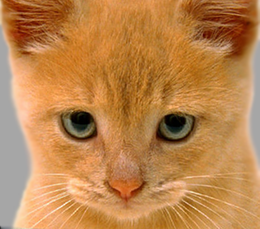
%> input picture data/cat.bmp, 260 x 229 px, shrunk from 410 x 361 before the run
$ octave proj1_test_filtering.m   (GNU Octave 9; MATLAB toolbox functions it lacks are replaced by stand-ins)
%> lines starting %> are read from the running program, lines starting %| are printed output that depends on the picture
### code/my_imfilter.m

function output = my_imfilter(image, filter)
%Elapsed time is 1.170535 seconds.
filter_rows = size(filter, 1);
filter_cols = size(filter, 2);

half_filter_rows = floor(filter_rows/2);% half row of filter
half_filter_cols = floor(filter_cols/2);% half col of filter

image_rows = size(image, 1);
image_cols = size(image, 2);
image_channels = size(image, 3);

image = padarray(image, [half_filter_rows, half_filter_cols]);

output = zeros(image_rows, image_cols, image_channels);% initial output size first

for channel = 1:image_channels
    for row = 1:image_rows
        for col = 1:image_cols
            output(row, col, channel) = sum(sum(image(row:row+filter_rows-1, col:col+filter_cols-1, channel) .* filter));
        end
    end

end

% [23 lines of commented-out code are left out]

### code/proj1_test_filtering.m
% this script has test cases to help you test my_imfilter() which you will
% write. You should verify that you get reasonable output here before using
% your filtering to construct a hybrid image in proj1.m. The outputs are
% all saved and you can include them in your writeup. You can add calls to
% imfilter() if you want to check that my_imfilter() is doing something
% similar.
close all;
clc;
clear;

%% Setup
test_image = im2single(imread('../data/cat.bmp'));
test_image = imresize(test_image, 0.7, 'bilinear'); %resizing to speed up testing
%> test_image: size 161x182x3 single
figure(1)
imshow(test_image)

%% Identify filter
%This filter should do nothing regardless of the padding method you use.
identity_filter = [0 0 0; 0 1 0; 0 0 0];
tic
identity_image  = my_imfilter(test_image, identity_filter);
toc
figure(2); imshow(identity_image);
imwrite(identity_image, 'identity_image.jpg', 'quality', 95);

%% Small blur with a box filter
%This filter should remove some high frequencies
blur_filter = [1 1 1; 1 1 1; 1 1 1];
blur_filter = blur_filter / sum(sum(blur_filter)); %making the filter sum to 1

blur_image = my_imfilter(test_image, blur_filter);

figure(3); imshow(blur_image);
imwrite(blur_image, 'blur_image.jpg', 'quality', 95);

%% Large blur
%This blur would be slow to do directly, so we instead use the fact that
%Gaussian blurs are separable and blur sequentially in each direction.
large_1d_blur_filter = fspecial('Gaussian', [25 1], 10);

large_blur_image = my_imfilter(test_image, large_1d_blur_filter);
%> in my_imfilter (call 3), `image = padarray(image, [half_filter_rows, half_filter_cols]);`:
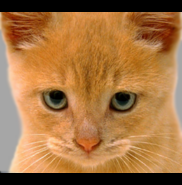
%> image: size 185x182x3 single; mean R, G, B 0.643, 0.452, 0.263
large_blur_image = my_imfilter(large_blur_image, large_1d_blur_filter'); %notice the ' operator which transposes the filter
%> in my_imfilter (call 4), `image = padarray(image, [half_filter_rows, half_filter_cols]);`:
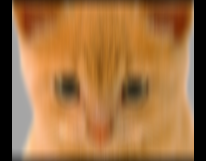
%> image: size 161x206x3 double; mean R, G, B 0.63, 0.444, 0.259
%> after the loop in my_imfilter (call 4), `for channel = 1:image_channels`:
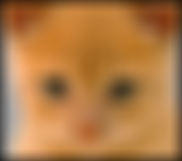
%> output: size 161x182x3 double; mean R, G, B 0.692, 0.484, 0.277

figure(4); imshow(large_blur_image);
imwrite(large_blur_image, 'large_blur_image.jpg', 'quality', 95);

% %If you want to see how slow this would be to do naively, try out this
% %equivalent operation:
% tic %tic and toc run a timer and then print the elapsted time
% large_blur_filter = fspecial('Gaussian', [25 25], 10);
% large_blur_image = my_imfilter(test_image, large_blur_filter);
% toc

%% Oriented filter (Sobel Operator)
sobel_filter = [-1 0 1; -2 0 2; -1 0 1]; %should respond to horizontal gradients

sobel_image = my_imfilter(test_image, sobel_filter);
%> call 5 of my_imfilter, with filter = [-1 0 1; -2 0 2; -1 0 1]
%> after the loop in my_imfilter (call 5), `for channel = 1:image_channels`:
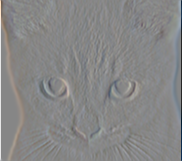
%> output: size 161x182x3 double; mean R, G, B 0.00149, 0.000133, -0.00117; drawn with min black and max white

%0.5 added because the output image is centered around zero otherwise and mostly black
figure(5); imshow(sobel_image + 0.5);
imwrite(sobel_image + 0.5, 'sobel_image.jpg', 'quality', 95);


%% High pass filter (Discrete Laplacian)
laplacian_filter = [0 1 0; 1 -4 1; 0 1 0];

laplacian_image = my_imfilter(test_image, laplacian_filter);
%> call 6 of my_imfilter, with filter = [0 1 0; 1 -4 1; 0 1 0]
%> after the loop in my_imfilter (call 6), `for channel = 1:image_channels`:
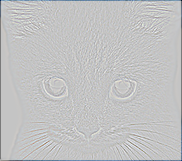
%> output: size 161x182x3 double; mean R, G, B -0.0172, -0.0137, -0.0102; drawn with min black and max white

%0.5 added because the output image is centered around zero otherwise and mostly black
figure(6); imshow(laplacian_image + 0.5);
imwrite(laplacian_image + 0.5, 'laplacian_image.jpg', 'quality', 95);

%% High pass "filter" alternative
high_pass_image = test_image - blur_image; %simply subtract the low frequency content
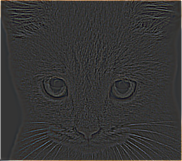
%> high_pass_image: size 161x182x3 single; mean R, G, B 0.00573, 0.00456, 0.00339; drawn with min black and max white

figure(7); imshow(high_pass_image + 0.5);
%> after `imshow(high_pass_image + 0.5)`:
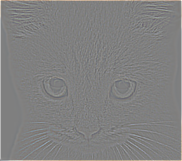
%> displayed picture: size 161x182x3, on the screen's scale of 0 to 255; mean R, G, B 128.9, 128.6, 128.4
imwrite(high_pass_image + 0.5, 'high_pass_image.jpg', 'quality', 95);

%by James Hays
